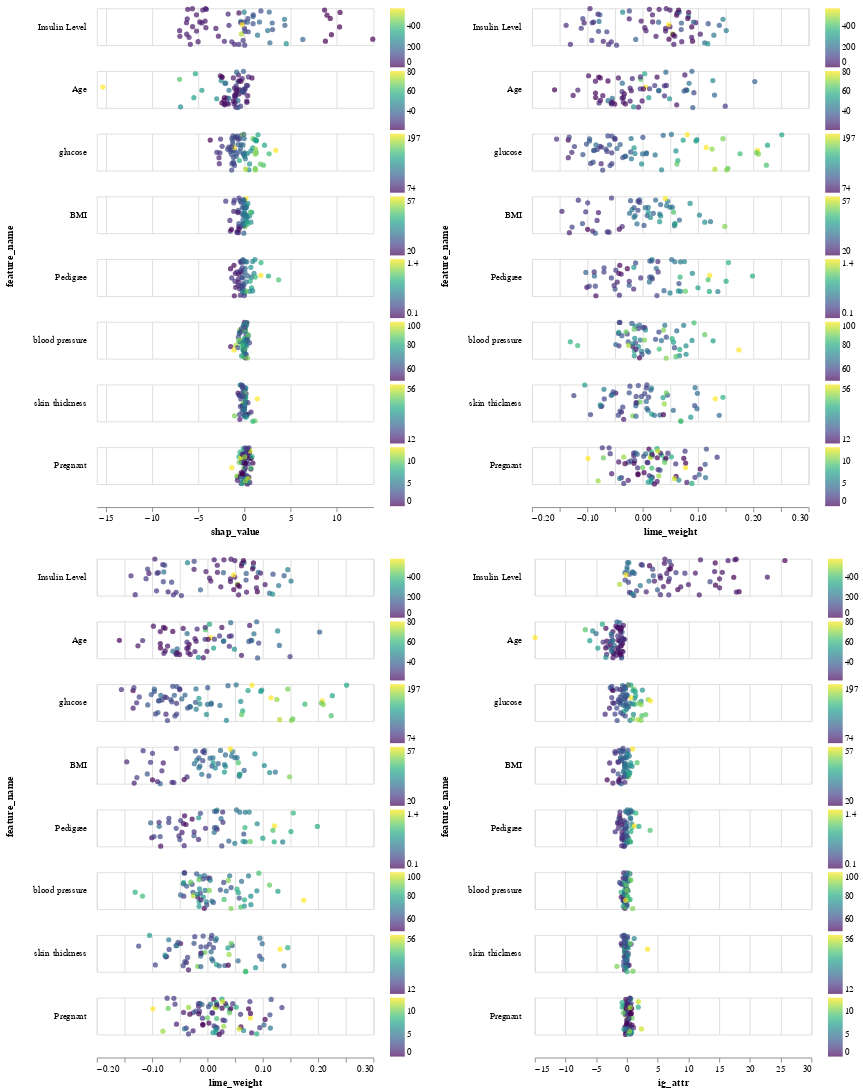

This figure's notebook cell:
### Markdown cell above
### Summary Strip Plot

### Code cell
row1 = charts['shap_value'] | charts['lime_weight'] 
row2 = charts['lime_weight'] | charts['ig_attr']
chart = alt.vconcat(row1, row2)
chart

### Figure 1 — Vega-Lite specification as saved in the notebook (floating-point values rounded to 4 significant figures; data arrays with more than 128 entries replaced by an {"elided": "..."} marker saying what was removed)
{"config": {"view": {"continuousWidth": 400, "continuousHeight": 300}}, "vconcat": [{"hconcat": [{"mark": "circle", "encoding": {"color": {"field": "feature_value", "scale": {"scheme": "viridis"}, "title": null, "type": "quantitative"}, "row": {"field": "feature_name", "header": {"labelAlign": "left", "labelAngle": 0}, "sort": ["Insulin Level", "Age", "glucose", "BMI", "Pedigree", "blood pressure", "skin thickness", "Pregnant"], "spacing": 0, "type": "nominal"}, "size": {"value": 32}, "x": {"field": "shap_value", "type": "quantitative"}, "y": {"axis": null, "field": "jitter", "type": "quantitative"}}, "height": 40, "resolve": {"scale": {"color": "independent"}}, "transform": [{"calculate": "random()", "as": "jitter"}], "width": 300}, {"mark": "circle", "encoding": {"color": {"field": "feature_value", "scale": {"scheme": "viridis"}, "title": null, "type": "quantitative"}, "row": {"field": "feature_name", "header": {"labelAlign": "left", "labelAngle": 0}, "sort": ["Insulin Level", "Age", "glucose", "BMI", "Pedigree", "blood pressure", "skin thickness", "Pregnant"], "spacing": 0, "type": "nominal"}, "size": {"value": 32}, "x": {"field": "lime_weight", "type": "quantitative"}, "y": {"axis": null, "field": "jitter", "type": "quantitative"}}, "height": 40, "resolve": {"scale": {"color": "independent"}}, "transform": [{"calculate": "random()", "as": "jitter"}], "width": 300}]}, {"hconcat": [{"mark": "circle", "encoding": {"color": {"field": "feature_value", "scale": {"scheme": "viridis"}, "title": null, "type": "quantitative"}, "row": {"field": "feature_name", "header": {"labelAlign": "left", "labelAngle": 0}, "sort": ["Insulin Level", "Age", "glucose", "BMI", "Pedigree", "blood pressure", "skin thickness", "Pregnant"], "spacing": 0, "type": "nominal"}, "size": {"value": 32}, "x": {"field": "lime_weight", "type": "quantitative"}, "y": {"axis": null, "field": "jitter", "type": "quantitative"}}, "height": 40, "resolve": {"scale": {"color": "independent"}}, "transform": [{"calculate": "random()", "as": "jitter"}], "width": 300}, {"mark": "circle", "encoding": {"color": {"field": "feature_value", "scale": {"scheme": "viridis"}, "title": null, "type": "quantitative"}, "row": {"field": "feature_name", "header": {"labelAlign": "left", "labelAngle": 0}, "sort": ["Insulin Level", "Age", "glucose", "BMI", "Pedigree", "blood pressure", "skin thickness", "Pregnant"], "spacing": 0, "type": "nominal"}, "size": {"value": 32}, "x": {"field": "ig_attr", "type": "quantitative"}, "y": {"axis": null, "field": "jitter", "type": "quantitative"}}, "height": 40, "resolve": {"scale": {"color": "independent"}}, "transform": [{"calculate": "random()", "as": "jitter"}], "width": 300}]}], "data": {"name": "data-aea16717523ad4e0ebde3827ec2139aa"}, "$schema": "https://vega.github.io/schema/vega-lite/v4.17.0.json", "datasets": {"data-aea16717523ad4e0ebde3827ec2139aa": {"elided": "500 records"}}}
